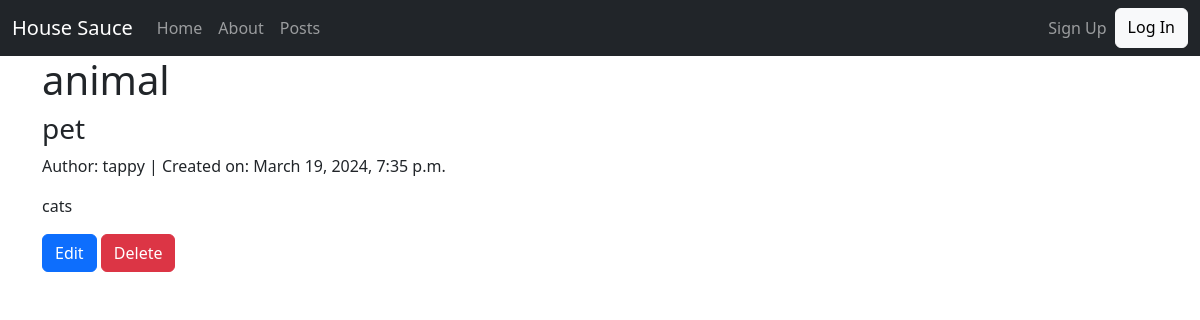
Page /posts/1/ on the earlier database version.
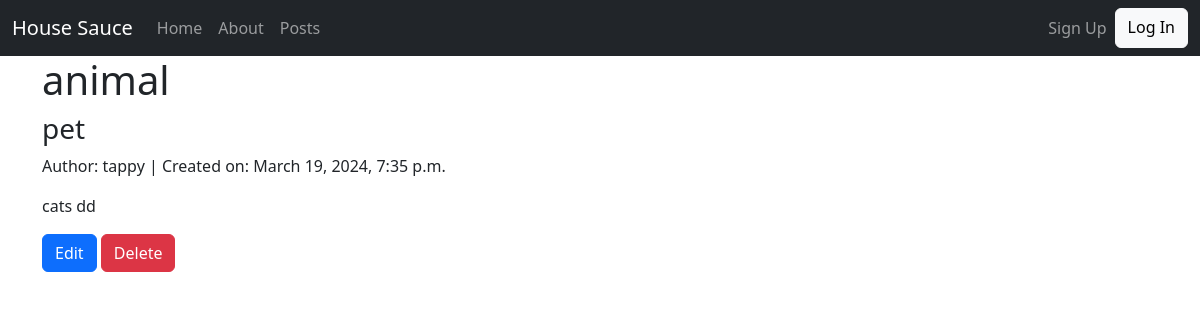
Same page on the later database version.
### posts/models.py (models this page shows, shortened)
class Post(models.Model):
    title = models.CharField(max_length=128)
    subtitle = models.CharField(max_length=256)
    author = models.ForeignKey(
        get_user_model(),
        on_delete=models.CASCADE
    )
    body = models.TextField()
    created_on = models.DateTimeField(auto_now_add=True)

### posts/views.py (the view)
# urls.py: path("<int:pk>/", views.PostDetailView.as_view(), name="detail"),
class PostDetailView(DetailView):
    template_name = "posts/detail.html"
    model = Post

### templates/posts/detail.html (shortened to what this page needs)
{% extends 'base.html' %}
{% block content %}
<h1>{{ post.title }}</h1>
<h3>{{ post.subtitle }}</h3>
<p>Author: {{ post.author }} | Created on: {{ post.created_on }}</p>
<p>{{ post.body }}</p>
<a href="{% url 'edit' post.id %}" class="btn btn-primary">Edit</a>
<a href="{% url 'delete' post.id %}" class="btn btn-danger">Delete</a>
{% endblock %}

Differences in the rows shown:
changed Post "animal": body "cats" → "cats dd"
